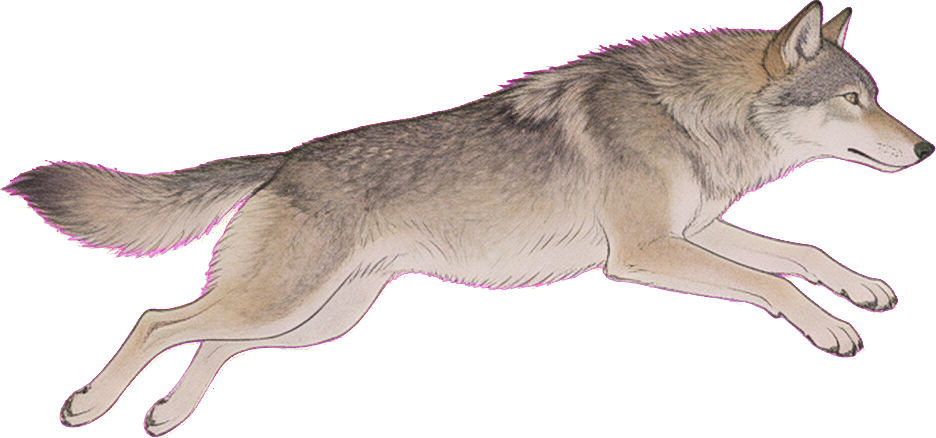
#> input picture assets/qa/sheet-crops/matte/wolf_attack_01_raw.png, 936 x 438 px, found by its file name
$ python matte.py --input ../assets/qa/sheet-crops/matte/wolf_attack_01_raw.png --out out.png
#> lines starting #> are read from the running program, lines starting #| are printed output that depends on the picture
"""Local matting for Seedream sprite sheets: chroma key with colour unmixing.

Seedream returns opaque RGB (no alpha), so sprites are generated on a flat key
colour (pure magenta by default) and keyed out here.

This is not a threshold trick. For every pixel the render is modelled as

    observed = alpha * foreground + (1 - alpha) * key

so alpha comes from the distance to the key colour and the foreground is solved
back out (`F = (observed - (1 - a) * key) / a`). That removes the magenta fringe
on soft edges instead of leaving a purple halo around the character.

Usage:
    python tools/matte.py --input raw.png --out keyed.png
    python tools/matte.py --input raw.png --out keyed.png --key "#FF00FF" --inner 40 --outer 120
"""

from __future__ import annotations

import argparse
import json
import statistics
from pathlib import Path

from PIL import Image

REPO = Path(__file__).resolve().parents[1]


def parse_color(text: str) -> tuple[int, int, int]:
    text = text.strip().lstrip("#")
    return (int(text[0:2], 16), int(text[2:4], 16), int(text[4:6], 16))


def border_key_color(im: Image.Image) -> tuple[int, int, int]:
    px = im.load()
    w, h = im.size
    samples = []
    step = max(1, min(w, h) // 80)
    for x in range(0, w, step):
        samples.append(px[x, 0])
        samples.append(px[x, h - 1])
    for y in range(0, h, step):
        samples.append(px[0, y])
        samples.append(px[w - 1, y])
    return (
        int(statistics.median(s[0] for s in samples)),
        int(statistics.median(s[1] for s in samples)),
        int(statistics.median(s[2] for s in samples)),
    )


def matte(
    im: Image.Image,
    key: tuple[int, int, int],
    inner: float,
    outer: float,
    alpha_floor: int = 0,
) -> tuple[Image.Image, dict]:
    rgb = im.convert("RGB")
    w, h = rgb.size
    src = rgb.load()
    out = Image.new("RGBA", (w, h), (0, 0, 0, 0))
    dst = out.load()
    kr, kg, kb = key
    keyed = 0
    soft = 0
    fringe = 0
    for y in range(h):
        for x in range(w):
            r, g, b = src[x, y]
            # Euclidean distance to the key colour decides how much background is here.
            distance = ((r - kr) ** 2 + (g - kg) ** 2 + (b - kb) ** 2) ** 0.5
            if distance >= outer:
                alpha = 1.0
            elif distance <= inner:
                alpha = 0.0
            else:
                alpha = (distance - inner) / (outer - inner)
            if alpha * 255.0 < float(alpha_floor):
                # Sub-floor alpha is invisible haze, not a soft edge: clearing it
                # removes the scattered key-coloured specks seen outside a subject
                # (they live at alpha 8–40 and no area filter can catch them all).
                alpha = 0.0
            if alpha <= 0.001:
                keyed += 1
                continue
            if alpha < 0.999:
                soft += 1
                inv = 1.0 - alpha
                # Unmix: subtract the key contribution, then divide by alpha.
                r = (r - inv * kr) / alpha
                g = (g - inv * kg) / alpha
                b = (b - inv * kb) / alpha
                r = min(255.0, max(0.0, r))
                g = min(255.0, max(0.0, g))
                b = min(255.0, max(0.0, b))
            # Leftover magenta haze is only meaningful on the soft edge band, and
            # only where blue dominates (a warm 土黄 fur pixel is not spill).
            if 0.05 < alpha < 0.95 and b > r + 25 and b > g + 25:
                fringe += 1
            dst[x, y] = (int(r), int(g), int(b), int(round(alpha * 255.0)))
    total = w * h
    stats = {
        "size": [w, h],
        "key_color": [kr, kg, kb],
        "inner": inner,
        "outer": outer,
        "alpha_floor": alpha_floor,
        "keyed_pixels": keyed,
        "keyed_ratio": round(keyed / total, 4),
        "soft_edge_pixels": soft,
        "residual_fringe_pixels": fringe,
        "residual_fringe_ratio": round(fringe / total, 6),
    }
    return out, stats


def despeckle(
    rgba: Image.Image,
    alpha_threshold: int = 24,
    min_area: int = 64,
    block: int = 2,
) -> tuple[Image.Image, dict]:
    """Remove isolated faint specks left behind by keying.

    A flat key plate is never perfectly flat: pixels landing in the partial-alpha
    band become 20–50% opaque dots scattered outside the character. They are not
    fringe (they are not attached to an edge), so the fix is a connected-component
    area filter: anything not connected to a big blob, and smaller than
    `min_area` pixels, is cleared. Soft edges of the real subject survive because
    they belong to a large component.
    """
    w, h = rgba.size
    alpha = rgba.getchannel("A")
    px = alpha.load()
    out = rgba.copy()
    out_px = out.load()
    mw, mh = (w + block - 1) // block, (h + block - 1) // block
    visited = bytearray(mw * mh)
    removed_components = 0
    removed_pixels = 0

    def block_hits(mx: int, my: int) -> bool:
        for yy in range(my * block, min(h, (my + 1) * block)):
            for xx in range(mx * block, min(w, (mx + 1) * block)):
                if px[xx, yy] >= alpha_threshold:
                    return True
        return False

    for sy in range(mh):
        for sx in range(mw):
            idx = sy * mw + sx
            if visited[idx] or not block_hits(sx, sy):
                continue
            visited[idx] = 1
            stack = [(sx, sy)]
            cells: list[tuple[int, int]] = []
            area = 0
            overflow = False
            while stack:
                cx, cy = stack.pop()
                if not overflow:
                    cells.append((cx, cy))
                for dy in (-1, 0, 1):
                    ny = cy + dy
                    if ny < 0 or ny >= mh:
                        continue
                    for dx in (-1, 0, 1):
                        nx = cx + dx
                        if nx < 0 or nx >= mw:
                            continue
                        nidx = ny * mw + nx
                        if visited[nidx] or not block_hits(nx, ny):
                            continue
                        visited[nidx] = 1
                        stack.append((nx, ny))
                for yy in range(cy * block, min(h, (cy + 1) * block)):
                    for xx in range(cx * block, min(w, (cx + 1) * block)):
                        if px[xx, yy] >= alpha_threshold:
                            area += 1
                if area > min_area and not overflow:
                    overflow = True
                    cells = []
            if not overflow:
                removed_components += 1
                for cx, cy in cells:
                    for yy in range(cy * block, min(h, (cy + 1) * block)):
                        for xx in range(cx * block, min(w, (cx + 1) * block)):
                            if out_px[xx, yy][3] != 0:
                                out_px[xx, yy] = (0, 0, 0, 0)
                                removed_pixels += 1
    return out, {
        "speckles_removed": removed_components,
        "speckle_pixels_removed": removed_pixels,
        "min_area": min_area,
        "block": block,
    }


def despill(rgba: Image.Image, key: tuple[int, int, int], strength: float = 0.85) -> tuple[Image.Image, dict]:
    """Remove the last trace of key colour from the soft edge.

    Unmixing handles most of it, but a 1 px band keeps a faint tint. For a magenta
    key the giveaway is `min(r, g) > b`: the excess of the two key channels over
    the third is pulled back toward the third, and only on partially transparent
    pixels, so the subject's own warm colours are untouched.
    """
    kr, kg, kb = key
    magenta_like = kb <= kr and kb <= kg
    out = rgba.copy()
    px = out.load()
    w, h = out.size
    touched = 0
    excess_sum = 0.0
    for y in range(h):
        for x in range(w):
            r, g, b, a = px[x, y]
            if a == 0 or a >= 254:
                continue
            excess = min(r, g) - b if magenta_like else 0
            if excess <= 2:
                continue
            cut = excess * strength
            px[x, y] = (max(0, int(r - cut)), max(0, int(g - cut)), b, a)
            touched += 1
            excess_sum += excess
    return out, {
        "despill_pixels": touched,
        "despill_mean_excess": round(excess_sum / touched, 2) if touched else 0.0,
    }


def main() -> int:
    parser = argparse.ArgumentParser()
    parser.add_argument("--input", required=True)
    parser.add_argument("--out", required=True)
    parser.add_argument("--key", default="auto", help='hex colour or "auto" (border median)')
    parser.add_argument("--inner", type=float, default=40.0, help="distance at/below which a pixel is pure background")
    parser.add_argument("--outer", type=float, default=120.0, help="distance at/above which a pixel is pure subject")
    parser.add_argument("--report", default=None)
    parser.add_argument("--despeckle-min-area", type=int, default=64, help="clear isolated alpha blobs smaller than this many pixels (0 disables)")
    parser.add_argument("--alpha-floor", type=int, default=40, help="treat alpha below this as fully transparent (visible-haze removal)")
    parser.add_argument("--despill", type=float, default=0.85, help="key-colour spill removal strength on soft edges (0 disables)")
    args = parser.parse_args()

    src = Path(args.input)
    if not src.is_absolute():
        src = REPO / src
    dst = Path(args.out)
    if not dst.is_absolute():
        dst = REPO / dst

    im = Image.open(src)
#> im is the input picture: PIL image 936x438 RGBA; mean R, G, B, A 72, 63.6, 59.8, 103.6
    im.load()
    key = border_key_color(im.convert("RGB")) if args.key == "auto" else parse_color(args.key)
#> after the loop in border_key_color, `for x in range(0, w, step):`: samples = 376 items, first 6: (0, 0, 0), (0, 0, 0), (0, 0, 0), (0, 0, 0), (0, 0, 0), (0, 0, 0)
#> after the loop in border_key_color, `for y in range(0, h, step):`: samples = 552 items, first 6: (0, 0, 0), (0, 0, 0), (0, 0, 0), (0, 0, 0), (0, 0, 0), (0, 0, 0)
#> key = (0, 0, 0)
    rgba, stats = matte(im, key, args.inner, args.outer, args.alpha_floor)
#> in matte, `rgb = im.convert("RGB")`:
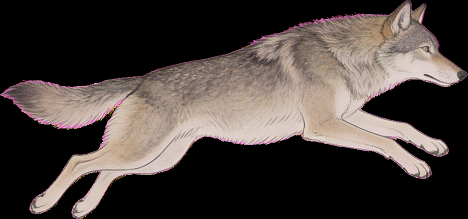
#> rgb: PIL image 936x438 RGB (shown at 1/2 size); mean R, G, B 72, 63.6, 59.8
#> in matte, `kr, kg, kb = key`: kr = 0
#> after the loop in matte, `for y in range(h):`: keyed = 241300; soft = 2022
#> stats = 10 items
    if args.despill > 0.0:
        rgba, spill = despill(rgba, key, args.despill)
#> in despill, `kr, kg, kb = key`: kr = 0
#> in despill, `magenta_like = kb <= kr and kb <= kg`: magenta_like = True
#> after the loop in despill, `for y in range(h):`: excess_sum = 27989; touched = 1565
#> spill = {'despill_pixels': 1565, 'despill_mean_excess': 17.88}
        stats.update(spill)
    if args.despeckle_min_area > 0:
        rgba, speck = despeckle(rgba, alpha_threshold=max(8, args.alpha_floor), min_area=args.despeckle_min_area)
#> in despeckle, `alpha = rgba.getchannel("A")`:
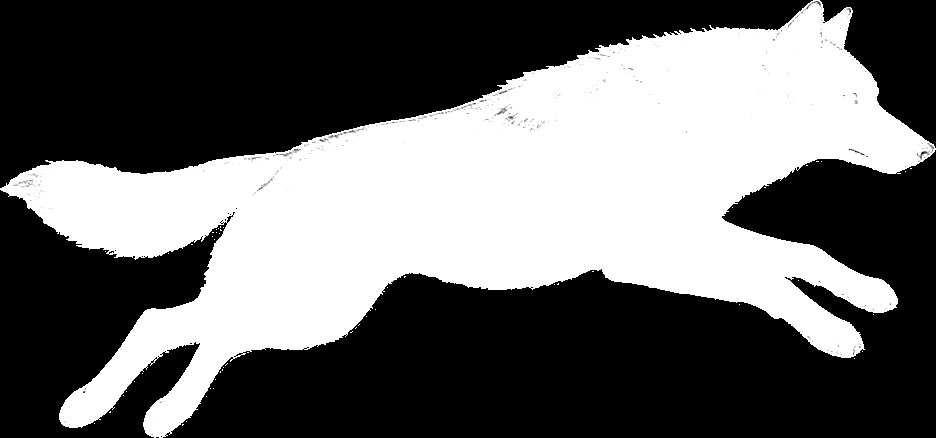
#> alpha: PIL image 936x438 L; min 0, max 255, mean 104.7
#> speck = {'speckles_removed': 0, 'speckle_pixels_removed': 0, 'min_area': 64, 'block': 2}
        stats.update(speck)
    dst.parent.mkdir(parents=True, exist_ok=True)
    rgba.save(dst)

    stats["input"] = str(src.relative_to(REPO))
    stats["output"] = str(dst.relative_to(REPO))
    report_path = Path(args.report) if args.report else dst.with_name(dst.stem + ".matte.json")
    if not report_path.is_absolute():
        report_path = REPO / report_path
    report_path.write_text(json.dumps(stats, indent=2), encoding="utf-8")
    print(json.dumps(stats, ensure_ascii=False))
#> (printed output is left out)
    return 0


if __name__ == "__main__":
    raise SystemExit(main())
#> (the program exits here)

$ run again, on assets/qa/sheet-crops/matte/wolf_idle_01_raw.png
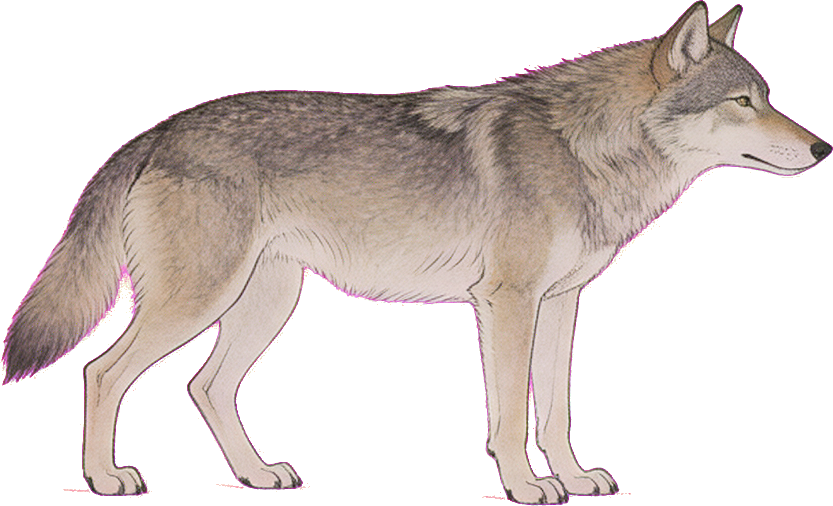
#> input picture assets/qa/sheet-crops/matte/wolf_idle_01_raw.png, 833 x 506 px, found by its file name
#> in main, im is the input picture: PIL image 833x506 RGBA; mean R, G, B, A 76.1, 67, 63.2, 110.3
#> after the loop in border_key_color, `for x in range(0, w, step):`: samples = 278 items, first 6: (0, 0, 0), (0, 0, 0), (0, 0, 0), (0, 0, 0), (0, 0, 0), (0, 0, 0)
#> after the loop in border_key_color, `for y in range(0, h, step):`: samples = 448 items, first 6: (0, 0, 0), (0, 0, 0), (0, 0, 0), (0, 0, 0), (0, 0, 0), (0, 0, 0)
#> key = (0, 0, 0)
#> in matte, `rgb = im.convert("RGB")`:
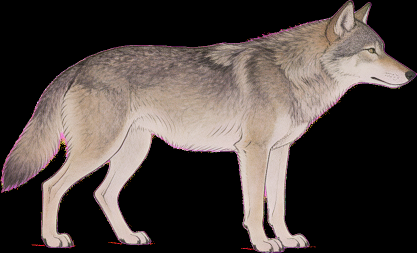
#> rgb: PIL image 833x506 RGB (shown at 1/2 size); mean R, G, B 76.1, 67, 63.2
#> out: PIL image 833x506 RGBA; every value is 0
#> in matte, `kr, kg, kb = key`: kr = 0
#> after the loop in matte, `for y in range(h):`: keyed = 237135; soft = 2747
#> stats = 10 items
#> in despill, `kr, kg, kb = key`: kr = 0
#> magenta_like = True
#> after the loop in despill, `for y in range(h):`: excess_sum = 39078; touched = 2141
#> spill = {'despill_pixels': 2141, 'despill_mean_excess': 18.25}
#> in despeckle, `alpha = rgba.getchannel("A")`:
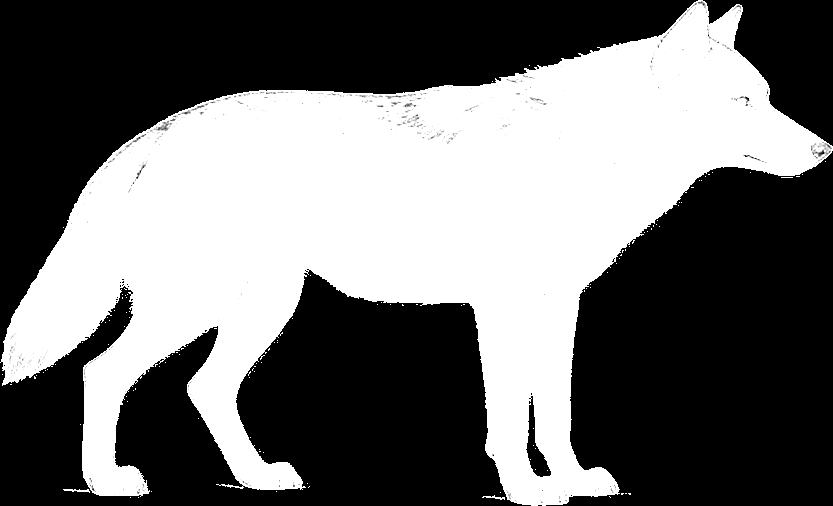
#> alpha: PIL image 833x506 L; min 0, max 255, mean 111.2
#> speck = {'speckles_removed': 8, 'speckle_pixels_removed': 9, 'min_area': 64, 'block': 2}
#> (printed output is left out)

$ run again, on assets/qa/sheet-crops/matte/wolf_run_01_raw.png
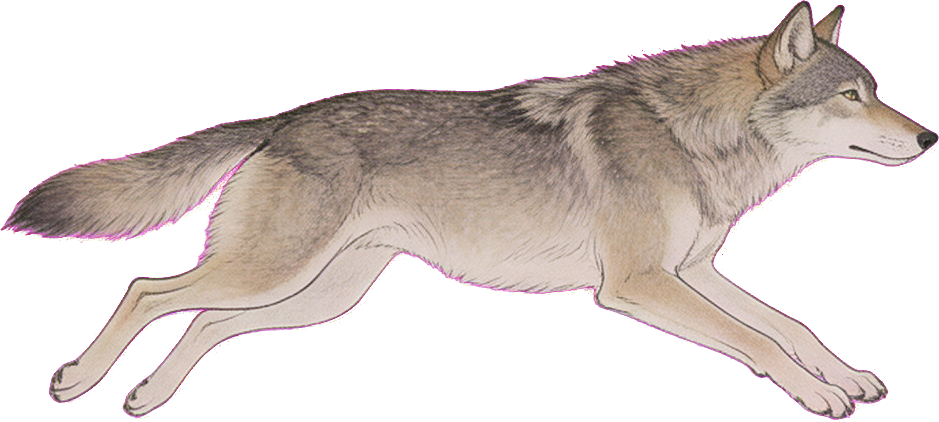
#> input picture assets/qa/sheet-crops/matte/wolf_run_01_raw.png, 939 x 422 px, found by its file name
#> in main, im is the input picture: PIL image 939x422 RGBA; mean R, G, B, A 78.3, 69.4, 65.2, 112.7
#> after the loop in border_key_color, `for x in range(0, w, step):`: samples = 376 items, first 6: (0, 0, 0), (0, 0, 0), (0, 0, 0), (0, 0, 0), (0, 0, 0), (0, 0, 0)
#> after the loop in border_key_color, `for y in range(0, h, step):`: samples = 546 items, first 6: (0, 0, 0), (0, 0, 0), (0, 0, 0), (0, 0, 0), (0, 0, 0), (0, 0, 0)
#> key = (0, 0, 0)
#> in matte, `rgb = im.convert("RGB")`:
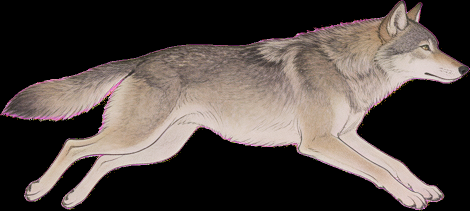
#> rgb: PIL image 939x422 RGB (shown at 1/2 size); mean R, G, B 78.3, 69.4, 65.2
#> out: PIL image 939x422 RGBA; every value is 0
#> in matte, `kr, kg, kb = key`: kr = 0
#> after the loop in matte, `for y in range(h):`: keyed = 219077; soft = 2288
#> stats = 10 items
#> in despill, `kr, kg, kb = key`: kr = 0
#> magenta_like = True
#> after the loop in despill, `for y in range(h):`: excess_sum = 28497; touched = 1786
#> spill = {'despill_pixels': 1786, 'despill_mean_excess': 15.96}
#> in despeckle, `alpha = rgba.getchannel("A")`:
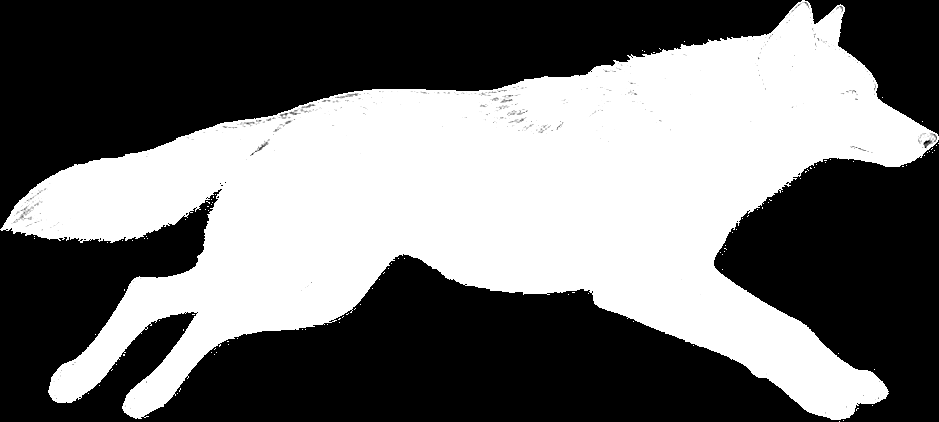
#> alpha: PIL image 939x422 L; min 0, max 255, mean 113.7
#> speck = {'speckles_removed': 11, 'speckle_pixels_removed': 16, 'min_area': 64, 'block': 2}
#> (printed output is left out)
